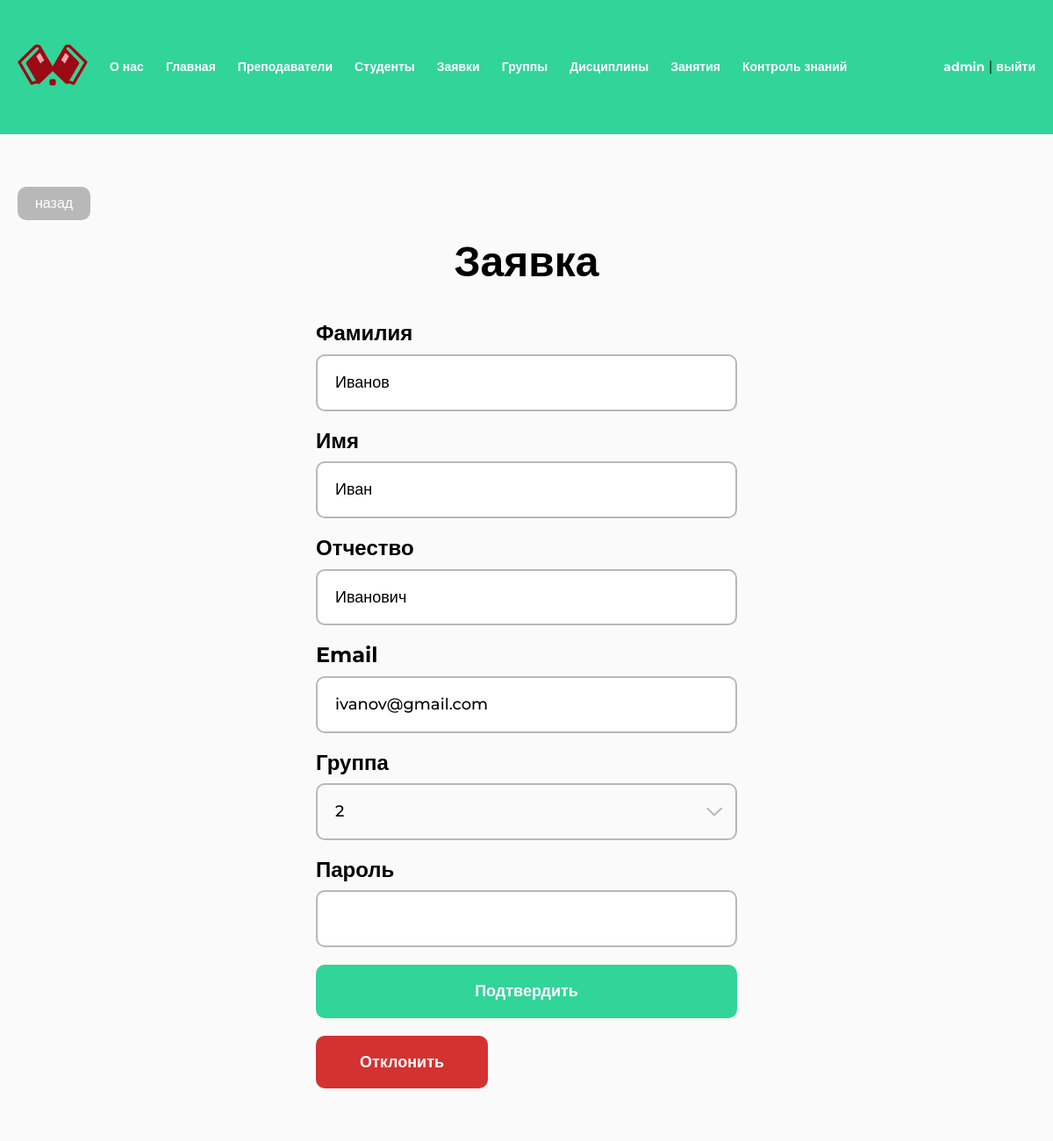
The app's page /application/12/ (signed in) with its own data.
### accounts/models.py (models this page shows, shortened)
class Application(models.Model):
    email = models.EmailField()
    first_name = models.CharField(max_length=32)
    last_name = models.CharField(max_length=32)
    middle_name = models.CharField(max_length=32, null=True, blank=True)
    group_number = models.CharField(max_length=32)
    class Meta:
        verbose_name = "Заявка"
        verbose_name_plural = "Заявки"

### study/models.py (models this page shows)
class Group(models.Model):
    number = models.CharField(max_length=32)
    students = models.ManyToManyField(User, blank=True)
    class Meta:
        verbose_name = "Группа"
        verbose_name_plural = "Группы"
    def __str__(self):
        return self.number

### study/views.py (the view)
# urls.py: path('application/', views.ApplicationView.as_view(), name='application'),
@method_decorator(admin_only, name="dispatch")
class ApplicationView(LoginRequiredMixin, View):
    def get(self, request, pk, *args, **kwargs):
        application = get_object_or_404(Application, pk=pk)
        user_form = UserCreateForm(initial={
            "first_name": application.first_name,
            "last_name": application.last_name,
            "email": application.email
        })
        profile_form = StudentForm(initial={
            "middle_name": application.middle_name,
            "group": application.group_number
        })
        groups = Group.objects.all()
        if not(Group.objects.filter(number=application.group_number).first()):
            messages.error(request, "Пользователь указал несуществующую группу!")
        return render(request, "study/application.html", {
            "user_form": user_form,
            "profile_form": profile_form,
            "groups": groups,
            "application": application
        })

### accounts/forms.py
class UserCreateForm(UserEditForm):
    password = forms.CharField(max_length=64, label="Пароль")

### study/forms.py
class StudentForm(ProfileEditForm):
    def __init__(self, *args, **kwargs):
        super(ProfileEditForm, self).__init__(*args, **kwargs)
        for visible in self.visible_fields():
            visible.field.widget.attrs['class'] = 'form__input'
        self.fields['group'] = forms.ModelChoiceField(
            queryset=Group.objects.all(),
            label='Группа',
        )
        self.fields['group'].required = False

### study/templates/study/application.html (shortened to what this page needs)
{% extends "base.html" %}
{% load util %}
{% load static %}
{% block extra_css %}
<link rel="stylesheet" href="{% static 'css/select.css' %}">
{% endblock %}
{% block content %}
<a href="{% url 'applications' %}" class="back">назад</a>
<section class="section-teachers">
    <h1 class="h1 h1_center">Заявка</h1>
    <form action="{% url 'student-add' %}" method="POST" class="form mt-40">
        <div class="form__item">
            <label for="{{ user_form.last_name.id_for_label }}" class="form__label">{{ user_form.last_name.label }}</label>
            {{ user_form.last_name }}
        </div>
        <div class="form__item">
            <label for="{{ user_form.first_name.id_for_label }}" class="form__label">{{ user_form.first_name.label }}</label>
            {{ user_form.first_name }}
        </div>
        <div class="form__item">
            <label for="{{ profile_form.middle_name.id_for_label }}" class="form__label">{{ profile_form.middle_name.label }}</label>
            {{ profile_form.middle_name }}
        </div>
        <div class="form__item">
            <label for="{{ user_form.email.id_for_label }}" class="form__label">{{ user_form.email.label }}</label>
            {{ user_form.email }}
        </div>
        <div class="form__item">
            <label for="{{ profile_form.group.id_for_label }}" class="form__label">{{ profile_form.group.label }}</label>
            <div class="form__input select" role="close">
                <div class="select__selected">---</div>
                <div class="select__icon">
                </div>
                {{ profile_form.group }}
            </div>
        </div>
        <div class="form__item">
            <label for="{{ user_form.password.id_for_label }}" class="form__label">{{ user_form.password.label }}</label>
            {{ user_form.password }}
        </div>
        <div class="form__item">
            <button type="submit" class="btn">Подтвердить</button>
        </div>
        <div class="form__item">
            <a href="{% url 'application-delete' application.pk %}" class="btn btn_red confirm submit">Отклонить</a>
        </div>
    </form>
</section>
{% endblock %}

### templates/base.html (shortened to what this page needs)
{% load static %}
<!DOCTYPE html>
<html lang="ru">
<head>
	<link rel="stylesheet" href="{% static 'css/reset.css' %}">
	<link rel="stylesheet" href="{% static 'css/main.css' %}">
	<link rel="stylesheet" href="{% static 'css/menu.css' %}">
    {% block extra_css %}{% endblock %}
</head>
<body>
	<header class="header">
		<div class="container">
			<ul class="header-menu">
				<li><a href="{% url 'index' %}" class="logo"><img src="{% static 'img/logo.png' %}" alt=""></a></li>
				<li><a href="{% url 'about' %}">О нас</a></li>
				{% if user.is_authenticated %}
				<li><a href="{% url 'index' %}">Главная</a></li>
				{% if user.profile.type == 1 %}
				<li><a href="{% url 'teachers' %}">Преподаватели</a></li>
				<li><a href="{% url 'students' %}">Студенты</a></li>
				<li><a href="{% url 'applications' %}">Заявки</a></li>
				<li><a href="{% url 'groups' %}">Группы</a></li>
				<li><a href="{% url 'subjects' %}">Дисциплины</a></li>
				<li><a href="{% url 'lessons' %}">Занятия</a></li>
				<li><a href="{% url 'tests' %}">Контроль знаний</a></li>
				{% elif user.profile.type == 2 %}
				<li><a href="{% url 'my-group' %}">Группы</a></li>
				<li><a href="{% url 'my-subjects' %}">Дисциплины</a></li>
				<li><a href="{% url 'my-lessons' %}">Занятия</a></li>
				<li><a href="{% url 'tests' %}">Контроль знаний</a></li>
				{% endif %}
				<li class="header-menu-profile">
					<a href="{% url 'profile' %}">{{ user.username }}</a> | <a href="{% url 'logout' %}">выйти</a>
				</li>
				{% endif%}
			</ul>
		</div>
	</header>
	<main class="main">
		<div class="container">
		    {% block content %}{% endblock %}
		</div>
	</main>
</body>
</html>

### static/css/main.css (style rules this page uses)
:root { --green: #31D499; --red: #D43131; --background: #FAFAFA; --gray: #B8B8B8; --tablePrimary: #EFEFEF; --tableSecondary: #FAFAFA; }
* { padding: 0; margin: 0; box-sizing: border-box; }
html { font-family: "Montserrat", sans-serif; }
body { display: flex; flex-direction: column; min-height: 100vh; height: 100%; }
.container { max-width: 1240px; padding: 0 20px; margin: 0 auto; position: relative; }
.mt-40 { margin-top: 40px; }
.h1 { color: #000; font-size: 48px; font-weight: 700; }
.h1_center { text-align: center; }
input, textarea { color: #000; font-size: 18px; font-weight: 500; padding: 20px; max-width: 480px; width: 100%; border-radius: 10px; border: 2px solid var(--gray); display: block; }
input::placeholder { color: var(--gray); }
.btn { color: #FFF; font-size: 18px; font-weight: 700; border-radius: 10px; background: var(--green); padding: 20px 50px; text-align: center; cursor: pointer; text-decoration: none; display: block; width: fit-content; }
.btn.btn_red { background: var(--red); }
button[type='submit'], button.submit { width: 100%; padding: 20px; }
.header { padding: 50px 0; background: var(--green); }
.logo img { width: 100%; max-width: 80px; }
.main { flex: 1 1 100%; padding: 60px 0; background-color: var(--background); }
.form { max-width: 480px; width: 100%; margin-left: auto; margin-right: auto; }
.form__item:not(:last-of-type) { margin-bottom: 20px; }
.form__label { display: block; margin-bottom: 10px; color: #000; font-size: 24px; font-weight: 700; }
.form__label { display: block; }
.back { display: inline-block; margin-bottom: 20px; font-size: 16px; font-weight: 500; text-decoration: none; color: white; border-radius: 10px; background: var(--gray); padding: 10px 20px; }

### static/css/menu.css (style rules this page uses)
ul { list-style: none; }
.header-menu { display: flex; align-items: center; gap: 25px; width: 100%; }
.header-menu a { text-decoration: none; font-weight: 700; color: white; font-size: 14px; }
.header-menu-profile { margin-left: auto; }

### static/css/select.css (style rules this page uses)
.select { color: #000; font-size: 18px; font-weight: 500; padding: 20px; max-width: 480px; width: 100%; border-radius: 10px; border: 2px solid var(--gray); display: block; position: relative; cursor: pointer; }
.select__icon { position: absolute; right: 15px; top: 50%; translate: 0 -50%; transition: rotate 400ms; }

### records on screen
Application: last_name "Иванов", first_name "Иван", middle_name "Иванович", email "ivanov@gmail.com"
Group: group "2"

### other values on screen
{{ user.username }} "admin"
{{ user_form.last_name.label }} "Фамилия"
{{ user_form.first_name.label }} "Имя"
{{ profile_form.middle_name.label }} "Отчество"
{{ user_form.email.label }} "Email"
{{ profile_form.group.label }} "Группа"
{{ user_form.password.label }} "Пароль"
